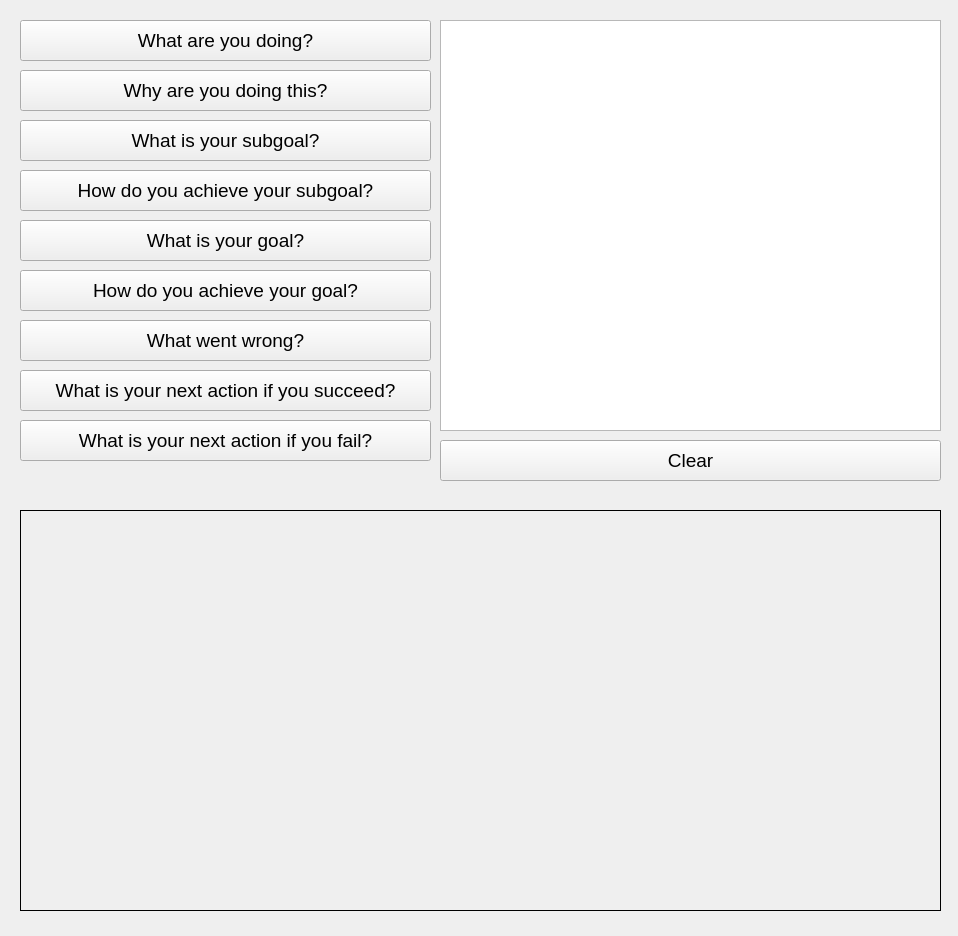
<?xml version="1.0" encoding="UTF-8"?>
<ui version="4.0">
 <class>Form</class>
 <widget class="QWidget" name="Form">
  <property name="geometry">
   <rect>
    <x>0</x>
    <y>0</y>
    <width>958</width>
    <height>936</height>
   </rect>
  </property>
  <property name="windowTitle">
   <string>Form</string>
  </property>
  <widget class="QPushButton" name="button_1">
   <property name="geometry">
    <rect>
     <x>20</x>
     <y>20</y>
     <width>411</width>
     <height>41</height>
    </rect>
   </property>
   <property name="font">
    <font>
     <pointsize>14</pointsize>
    </font>
   </property>
   <property name="text">
    <string>What are you doing?</string>
   </property>
  </widget>
  <widget class="QTextBrowser" name="text_browser">
   <property name="geometry">
    <rect>
     <x>440</x>
     <y>20</y>
     <width>501</width>
     <height>411</height>
    </rect>
   </property>
   <property name="font">
    <font>
     <pointsize>14</pointsize>
    </font>
   </property>
   <property name="html">
    <string>&lt;!DOCTYPE HTML PUBLIC &quot;-//W3C//DTD HTML 4.0//EN&quot; &quot;http://www.w3.org/TR/REC-html40/strict.dtd&quot;&gt;
&lt;html&gt;&lt;head&gt;&lt;meta name=&quot;qrichtext&quot; content=&quot;1&quot; /&gt;&lt;style type=&quot;text/css&quot;&gt;
p, li { white-space: pre-wrap; }
&lt;/style&gt;&lt;/head&gt;&lt;body style=&quot; font-family:'Sans Serif'; font-size:14pt; font-weight:400; font-style:normal;&quot;&gt;
&lt;p style=&quot;-qt-paragraph-type:empty; margin-top:0px; margin-bottom:0px; margin-left:0px; margin-right:0px; -qt-block-indent:0; text-indent:0px;&quot;&gt;&lt;br /&gt;&lt;/p&gt;&lt;/body&gt;&lt;/html&gt;</string>
   </property>
  </widget>
  <widget class="QLabel" name="image_label">
   <property name="geometry">
    <rect>
     <x>20</x>
     <y>510</y>
     <width>921</width>
     <height>401</height>
    </rect>
   </property>
   <property name="autoFillBackground">
    <bool>false</bool>
   </property>
   <property name="frameShape">
    <enum>QFrame::Box</enum>
   </property>
   <property name="frameShadow">
    <enum>QFrame::Plain</enum>
   </property>
   <property name="text">
    <string/>
   </property>
  </widget>
  <widget class="QPushButton" name="button_2">
   <property name="geometry">
    <rect>
     <x>20</x>
     <y>70</y>
     <width>411</width>
     <height>41</height>
    </rect>
   </property>
   <property name="font">
    <font>
     <pointsize>14</pointsize>
    </font>
   </property>
   <property name="text">
    <string>Why are you doing this?</string>
   </property>
  </widget>
  <widget class="QPushButton" name="button_3">
   <property name="geometry">
    <rect>
     <x>20</x>
     <y>120</y>
     <width>411</width>
     <height>41</height>
    </rect>
   </property>
   <property name="font">
    <font>
     <pointsize>14</pointsize>
    </font>
   </property>
   <property name="text">
    <string>What is your subgoal?</string>
   </property>
  </widget>
  <widget class="QPushButton" name="button_4">
   <property name="geometry">
    <rect>
     <x>20</x>
     <y>170</y>
     <width>411</width>
     <height>41</height>
    </rect>
   </property>
   <property name="font">
    <font>
     <pointsize>14</pointsize>
    </font>
   </property>
   <property name="text">
    <string>How do you achieve your subgoal?</string>
   </property>
  </widget>
  <widget class="QPushButton" name="button_5">
   <property name="geometry">
    <rect>
     <x>20</x>
     <y>220</y>
     <width>411</width>
     <height>41</height>
    </rect>
   </property>
   <property name="font">
    <font>
     <pointsize>14</pointsize>
    </font>
   </property>
   <property name="text">
    <string>What is your goal?</string>
   </property>
  </widget>
  <widget class="QPushButton" name="button_6">
   <property name="geometry">
    <rect>
     <x>20</x>
     <y>270</y>
     <width>411</width>
     <height>41</height>
    </rect>
   </property>
   <property name="font">
    <font>
     <pointsize>14</pointsize>
    </font>
   </property>
   <property name="text">
    <string>How do you achieve your goal?</string>
   </property>
  </widget>
  <widget class="QPushButton" name="button_7">
   <property name="geometry">
    <rect>
     <x>20</x>
     <y>320</y>
     <width>411</width>
     <height>41</height>
    </rect>
   </property>
   <property name="font">
    <font>
     <pointsize>14</pointsize>
    </font>
   </property>
   <property name="text">
    <string>What went wrong?</string>
   </property>
  </widget>
  <widget class="QPushButton" name="button_clear">
   <property name="geometry">
    <rect>
     <x>440</x>
     <y>440</y>
     <width>501</width>
     <height>41</height>
    </rect>
   </property>
   <property name="font">
    <font>
     <pointsize>14</pointsize>
    </font>
   </property>
   <property name="text">
    <string>Clear</string>
   </property>
  </widget>
  <widget class="QPushButton" name="button_8">
   <property name="geometry">
    <rect>
     <x>20</x>
     <y>370</y>
     <width>411</width>
     <height>41</height>
    </rect>
   </property>
   <property name="font">
    <font>
     <pointsize>14</pointsize>
    </font>
   </property>
   <property name="text">
    <string>What is your next action if you succeed?</string>
   </property>
  </widget>
  <widget class="QPushButton" name="button_9">
   <property name="geometry">
    <rect>
     <x>20</x>
     <y>420</y>
     <width>411</width>
     <height>41</height>
    </rect>
   </property>
   <property name="font">
    <font>
     <pointsize>14</pointsize>
    </font>
   </property>
   <property name="text">
    <string>What is your next action if you fail?</string>
   </property>
  </widget>
 </widget>
 <resources/>
 <connections>
  <connection>
   <sender>button_clear</sender>
   <signal>clicked()</signal>
   <receiver>text_browser</receiver>
   <slot>clear()</slot>
   <hints>
    <hint type="sourcelabel">
     <x>672</x>
     <y>589</y>
    </hint>
    <hint type="destinationlabel">
     <x>673</x>
     <y>485</y>
    </hint>
   </hints>
  </connection>
 </connections>
</ui>
